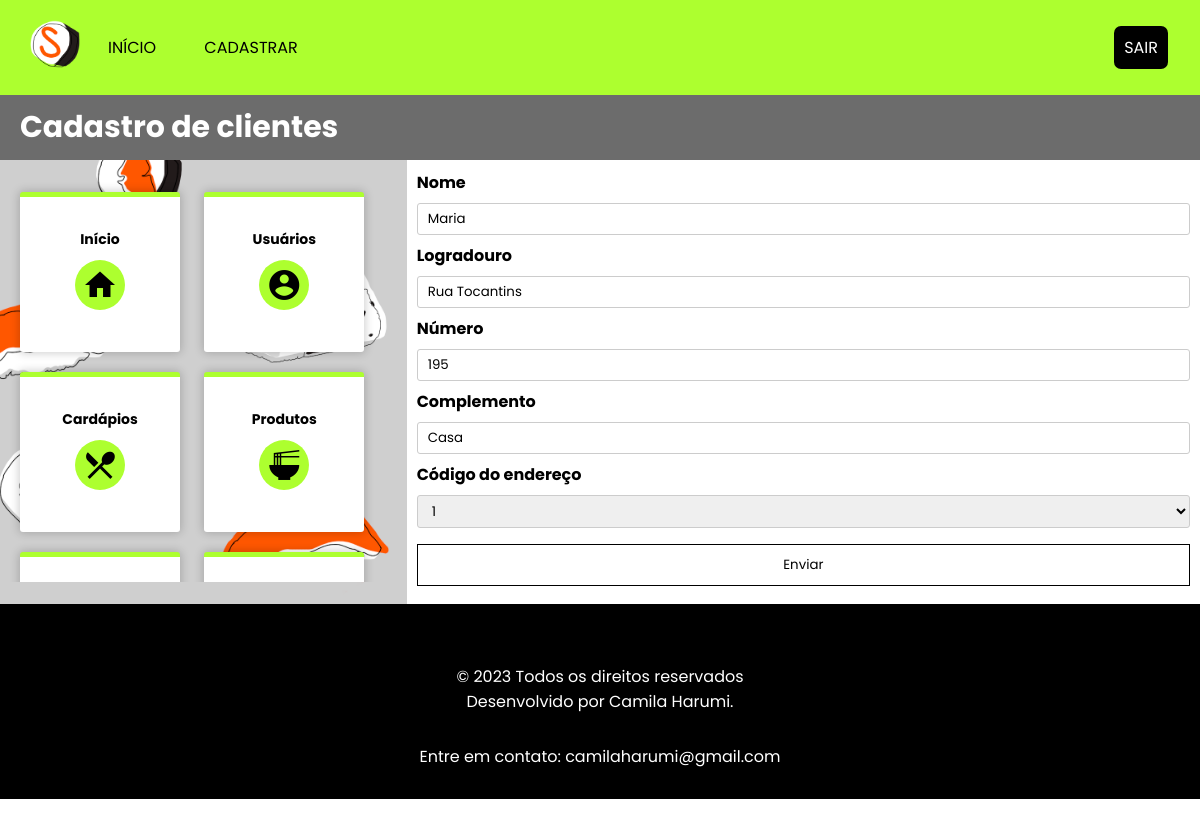
The app's page /cadastrarCliente.php?id=1 (signed in) with its own data.
### tables this page shows
CREATE TABLE IF NOT EXISTS Cliente (
    CodCliente INT NOT NULL AUTO_INCREMENT,
    Nome VARCHAR(80) NOT NULL,
    NumeroEndereco INT NOT NULL,
    Logradouro VARCHAR(50) NOT NULL,
    ComplementoEndereco VARCHAR(50),
    CodEnderecoCliente INT NOT NULL,
    PRIMARY KEY (CodCliente),
    FOREIGN KEY (CodEnderecoCliente) REFERENCES EnderecoCliente(CodEnderecoCliente)
);

CREATE TABLE IF NOT EXISTS EnderecoCliente (
    CodEnderecoCliente INT NOT NULL AUTO_INCREMENT,
    CEP CHAR(8) NOT NULL UNIQUE,
    Municipio VARCHAR(50) NOT NULL,
    PRIMARY KEY (CodEnderecoCliente)
);

### cadastrarCliente.php (the view, shortened to what this page needs)
<?php
    include 'includes/conectarBD.php';
    $nome = "";
    $numero_endereco = "";
    $logradouro = "";
    $complemento_endereco = "";
    $id_endereco_cliente = "";
    if (isset($_GET['id'])) {
        $id = $_GET['id'];
        $sql = "SELECT * FROM Cliente WHERE CodCliente = $id";
        $resultado = mysqli_query($conn, $sql);
        $row = mysqli_fetch_assoc($resultado);
        $nome = $row['Nome'];
        $numero_endereco = $row['NumeroEndereco'];
        $logradouro = $row['Logradouro'];
        $complemento_endereco = $row['ComplementoEndereco'];
        $id_endereco_cliente = $row['CodEnderecoCliente'];
    }
    include 'includes/menu.php';
?>
    <header id="header-cadastro">
        <h1>Cadastro de clientes</h1>
    </header>
    <section id="tela-gerenciamento">
        <?php include 'includes/sidebar.php' ?>
        <article>
            <form action="receberCliente.php" method="post" autocomplete="off">
                <label for="nome">Nome</label>
                <input type="text" name="nome" value="<?php echo $nome; ?>" required>
                <label for="logradouro">Logradouro</label>
                <input type="text" name="logradouro" value="<?php echo $logradouro; ?>" required>
                <label for="numero_endereco">Número</label>
                <input type="text" name="numero_endereco" value="<?php echo $numero_endereco; ?>" required>
                <label for="complemento_endereco">Complemento</label>
                <input type="text" name="complemento_endereco" value="<?php echo $complemento_endereco; ?>" required>
                <label for="id_endereco_cliente">Código do endereço</label>
                <select name="id_endereco_cliente" required>
                    <?php
                        $sql = "SELECT * FROM EnderecoCliente";
                        $resultado = mysqli_query($conn, $sql);
                        while ($row = mysqli_fetch_assoc($resultado)) {
                            echo "<option ";
                            if ($id_endereco_cliente == $row['CodEnderecoCliente']) {
                                echo "selected ";
                            }
                            echo "value='" . $row['CodEnderecoCliente'] . "'>" . $row['CodEnderecoCliente'] . "</option>";
                        }
                    ?>
                </select>
                <button type="submit">Enviar</button>
            </form>
        </article>
    </section>
    <?php include 'includes/rodape.php';?>

### css/style.css (style rules this page uses)
* { box-sizing: border-box; -webkit-box-sizing: border-box; -moz-box-sizing: border-box; font-family: 'Poppins', Arial, Verdana, sans-serif; }
body, h1, h2, p, a { padding: 0px; margin: 0px; overflow-x: hidden; }
body { min-height: 100vh; }
h1 { font-size: 30px; }
#header-cadastro { background-color: #6c6c6c; color: white; font-size: 20px; padding: 10px; padding-left: 20px; }
section#tela-gerenciamento { display: flex; display: -webkit-flex; }
article { padding: 10px; -webkit-flex: 3; -ms-flex: 3; flex: 2; overflow: scroll; overflow-x: hidden; }
input[type=text], input[type=date], input[type=email], input[type=password], select, textarea { display: inline-block; width: 100%; padding: 5px 10px; margin: 8px 0; border: 1px solid #ccc; border-radius: 3px; box-sizing: border-box; }
button[type=submit] { background-color: white; color: black; width: 100%; padding: 10px 20px; margin: 8px 0; border: 1px solid black; cursor: pointer; transition: 0.4s; }
label { font-weight: bold; }

### records on screen
cliente: nome "Maria", logradouro "Rua Tocantins", numero_endereco "195", complemento_endereco "Casa", id_endereco_cliente "1"
